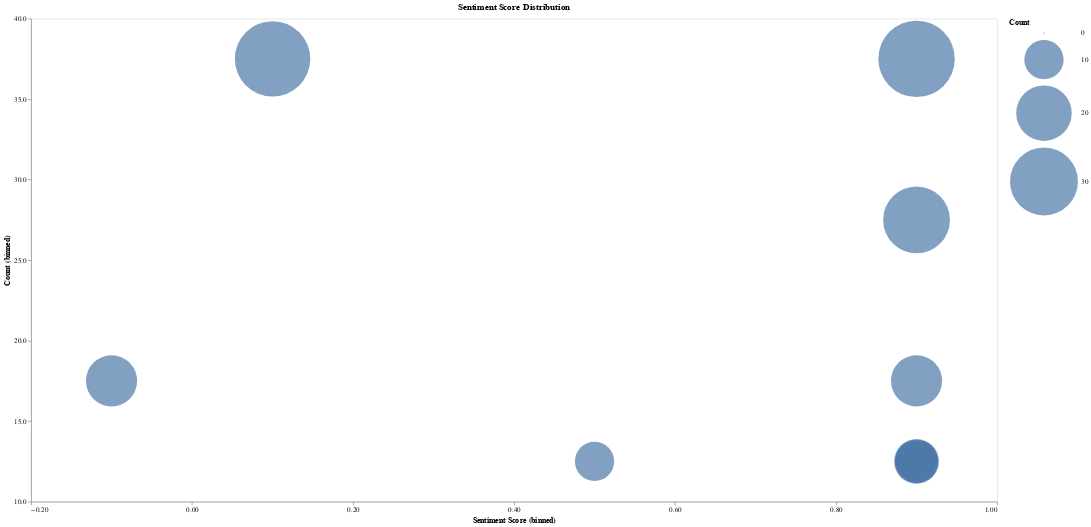

The cell this chart's notebook holds for it:
### Markdown cell above
Finally, let's plot the sentiment score.

### Code cell
sentiment_scores = web_pages_sample[['sentiment_score']].value_counts().head(10).reset_index()
sentiment_scores = sentiment_scores.rename({"sentiment_score": "Sentiment Score", 0: "Count"}, axis=1)

sentiment_chart = (
    alt.Chart(sentiment_scores)
    .mark_circle()
    .encode(
        x=alt.X("Sentiment Score:Q", bin=True),
        y=alt.Y("Count:Q", bin=True),
        size='Count')
)

sentiment_chart.properties(
    width=1400, height=700, title="Sentiment Score Distribution"
)

### Figure 1 — Vega-Lite specification as saved in the notebook (floating-point values rounded to 4 significant figures)
{"config": {"view": {"continuousWidth": 400, "continuousHeight": 300}}, "data": {"name": "data-4b48e1281c4f1b39ea1fef2cf1a04a15"}, "mark": "circle", "encoding": {"size": {"field": "Count", "type": "quantitative"}, "x": {"bin": true, "field": "Sentiment Score", "type": "quantitative"}, "y": {"bin": true, "field": "Count", "type": "quantitative"}}, "height": 700, "title": "Sentiment Score Distribution", "width": 1400, "$schema": "https://vega.github.io/schema/vega-lite/v4.17.0.json", "datasets": {"data-4b48e1281c4f1b39ea1fef2cf1a04a15": [{"Sentiment Score": 0.8658, "Count": 38}, {"Sentiment Score": 0.0, "Count": 37}, {"Sentiment Score": 0.9358, "Count": 29}, {"Sentiment Score": 0.9979, "Count": 17}, {"Sentiment Score": -0.1431, "Count": 17}, {"Sentiment Score": 0.8016, "Count": 13}, {"Sentiment Score": 0.9994, "Count": 12}, {"Sentiment Score": 0.9986, "Count": 12}, {"Sentiment Score": 0.9988, "Count": 10}, {"Sentiment Score": 0.431, "Count": 10}]}}
